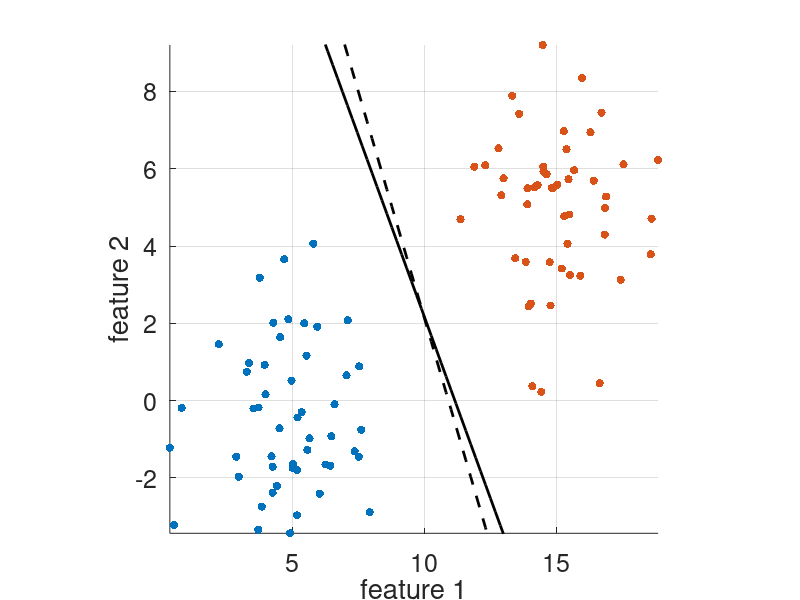
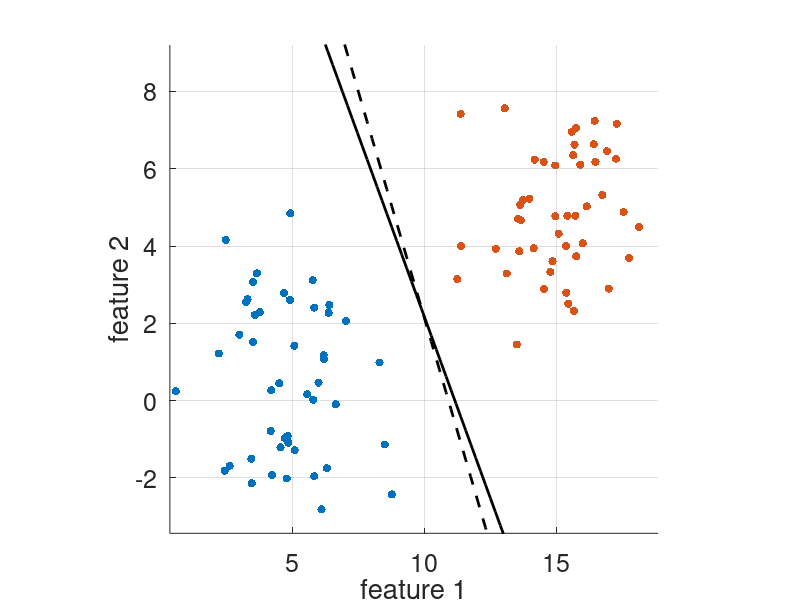
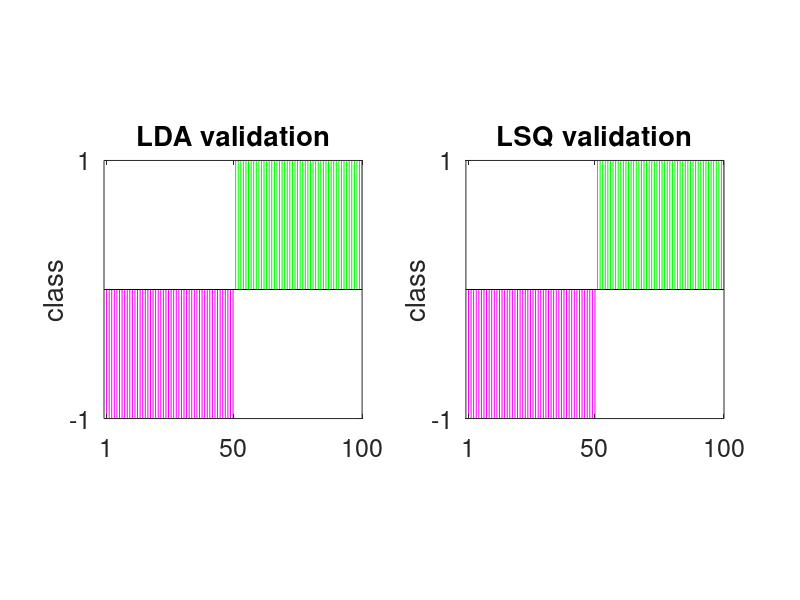

MATLAB code for these plots, in order:
set(0, 'DefaultAxesFontSize', 18);
set(0, 'DefaultFigureColor', 'w');
addpath(genpath('utils'))
clear, close all

K = 50;
rng(1)

% example 1 (no covariance)
mu1 = [5;0];
mu2 = [15;5];
sigma1 = [3,0;0,3];
sigma2 = [3,0;0,3];
% % example 2 (with covariance)
% mu1 = [5;0];
% mu2 = [5;5];
% p = 0.9;
% sigma1 = 10*[1,p;p,1];
% sigma2 = 10*[1,p;p,1];
% training data
X1 = mvnrnd(mu1,sigma1,K)';
X2 = mvnrnd(mu2,sigma2,K)';
% validation data
X1val = mvnrnd(mu1,sigma1,K)';
X2val = mvnrnd(mu2,sigma2,K)';

m1 = mean(X1,2);
m2 = mean(X2,2);
% between class separation matrix
Sb = (m2 - m1)*(m2 - m1)';
% within class covariance
Sw = (X1 - m1)*(X1 - m1)' + ...
     (X2 - m2)*(X2 - m2)';
% separation surface normal
w = Sw\(m2 - m1);
wlsq = m2 - m1;
% global mean
m = 1/2*(m1 + m2);
% threshold
c = -w'*m;
clsq = (m1 - m2)'*m;
% generate 
s1 = linspace(min([X1(1,:),X2(1,:)]),max([X1(1,:),X2(1,:)]),100);
s2 = -1/w(2)*(c+w(1)*s1);
slsq = -1/wlsq(2)*(clsq+wlsq(1)*s1);

figure(1), clf
scatter(X1(1,:),X1(2,:),'mo','filled'), hold on
scatter(X2(1,:),X2(2,:),'go','filled')
plot(s1,s2,'--k','LineWidth',2)
plot(s1,slsq,'-k','LineWidth',2)
minAx1 = min([X1(1,:),X2(1,:)]);
minAx2 = min([X1(2,:),X2(2,:)]);
maxAx1 = max([X1(1,:),X2(1,:)]);
maxAx2 = max([X1(2,:),X2(2,:)]);
axis([minAx1, maxAx1, minAx2, maxAx2])
xlabel('feature 1'), ylabel('feature 2')
grid on, axis square
hold off

figure(2), clf
scatter(X1val(1,:),X1val(2,:),'md','filled'), hold on
scatter(X2val(1,:),X2val(2,:),'gd','filled')
plot(s1,s2,'--k','LineWidth',2)
plot(s1,slsq,'-k','LineWidth',2)
axis([minAx1, maxAx1, minAx2, maxAx2])
xlabel('feature 1'), ylabel('feature 2')
grid on, axis square
hold off

figure(3)
subplot(1,2,1)
bar( 1:K, sign(w'*X1val+c),'FaceColor','m','EdgeColor','w' ), hold on
bar( K+1:2*K, sign(w'*X2val+c),'FaceColor','g','EdgeColor','w' ), hold on
title('LDA validation')
axis square, hold off
axis([0 2*K -1 1])
xticks([1 50 100]), yticks([-1 1])
ylabel('class')

subplot(1,2,2)
bar( 1:K, sign(wlsq'*X1val+clsq),'FaceColor','m','EdgeColor','w' ), hold on
bar( K+1:2*K, sign(wlsq'*X2val+clsq),'FaceColor','g','EdgeColor','w' ), hold on
title('LSQ validation')
axis square, hold off
axis([0 2*K -1 1])
xticks([1 50 100]), yticks([-1 1])
ylabel('class')
